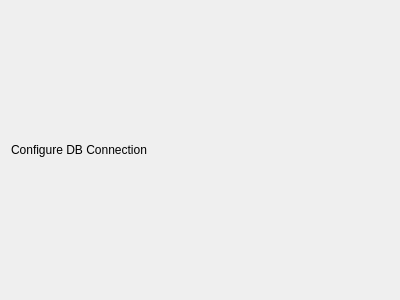
<?xml version="1.0" encoding="UTF-8"?>
<ui version="4.0">
 <class>DialogDBConnectionConfigure</class>
 <widget class="QDialog" name="DialogDBConnectionConfigure">
  <property name="geometry">
   <rect>
    <x>0</x>
    <y>0</y>
    <width>400</width>
    <height>300</height>
   </rect>
  </property>
  <property name="windowTitle">
   <string>Dialog</string>
  </property>
  <layout class="QGridLayout" name="gridLayout">
   <item row="0" column="0">
    <layout class="QVBoxLayout" name="verticalLayout">
     <item>
      <widget class="QLabel" name="label">
       <property name="text">
        <string>Configure DB Connection</string>
       </property>
      </widget>
     </item>
    </layout>
   </item>
  </layout>
 </widget>
 <resources/>
 <connections/>
</ui>
